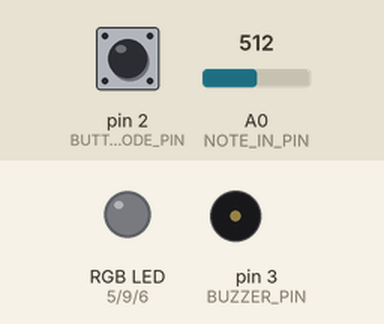
Simulated run of this sketch. Board: Arduino Uno, built with avr-gcc and run on an emulated ATmega328P. Parts: an RGB LED mixed from three pins (HIGH = lit), buzzer (waves = sounding). Inputs (shaded band) come from the test bench; at power-on: pin 2 (BUTTON_MODE_PIN) LOW, A0 (NOTE_IN_PIN) = 512.

Above: at 1.2 s.
1.3 s: pin 2 (BUTTON_MODE_PIN) pulsed HIGH 5 times (0.12 s each, 0.3 s apart)
At 3.2 s:
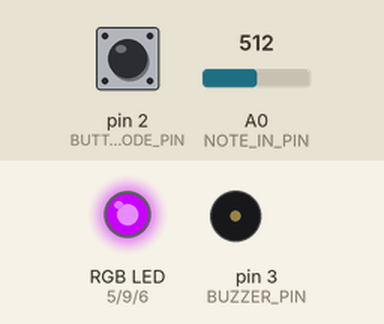
4.3 s: pin 2 (BUTTON_MODE_PIN) pulled HIGH for 0.15 s
At 4.6 s:
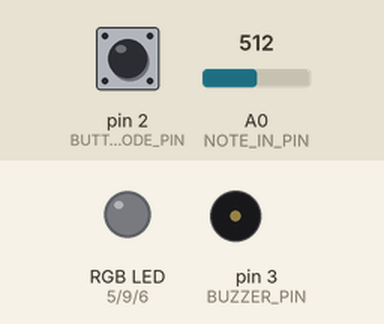
5.9 s: pin 2 (BUTTON_MODE_PIN) pulled HIGH for 1 s
At 7.0 s:
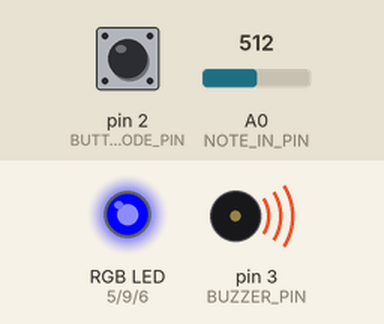
8.4 s: A0 (NOTE_IN_PIN) set to 0
At 8.9 s:
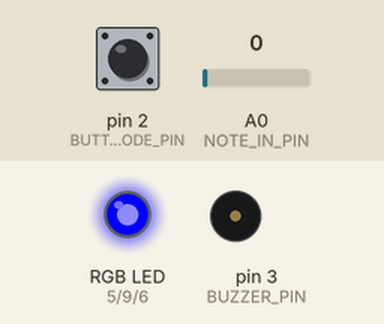
9.9 s: pin 2 (BUTTON_MODE_PIN) pulled HIGH for 0.15 s
At 11.1 s:
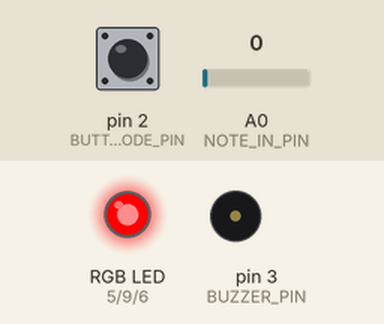
11.5 s: A0 (NOTE_IN_PIN) set to 20
At 12.5 s:
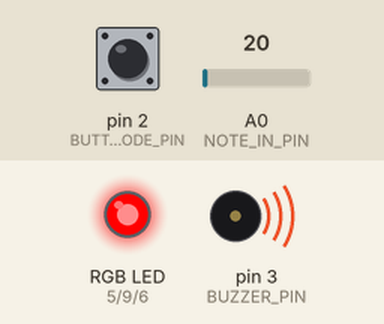
Timing chart, 0 to 14.0 s (numbered marks = the images above; inputs shaded):
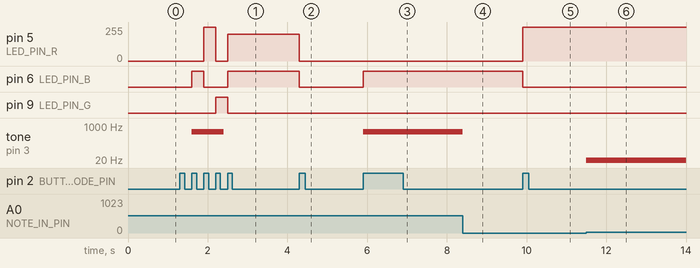

The sketch:

Hearty_Martin-John_etudeThree.ino
```cpp
/********************** ETUDE 3 CART 360 2019 *******************************
   WELCOME!
   THE PURPOSE OF THIS EXERCISE IS TO DESIGN A VERY SIMPLE KEYBOARD (5 KEYS)
   WHICH ALLOWS YOU TO PLAY LIVE, RECORD, AND PLAYBACK SINGLE NOTES (NO CHORDS).
   THERE WILL BE A BUTTON WHICH WHEN PRESSED WILL TAKE THE USER TO THE NEXT MODE:
   THERE ARE 5 POSSIBLE MODES
   0 ==  reset    ==   led off == also resets
   1 ==  live     ==   led BLUE
   2 ==  record   ==   led RED
   3 ==  play     ==   led GREEN
   4 ==  loopMODE ==   led PURPLE

   ADDITIONALLY - WHEN THE USER CHANGES MODE,
   THE RGB LED WILL CHANGE COLOR (ACCORDING TO THE SPECIFICATIONS)

   PLEASE FOLLOW THE INSTRUCTIONS IN THE COMMENTS:
   DO NOT ADD ANY MORE FUNCTION DEFINITIONS
   ONLY IMPLEMENT THE FUNCTION DEFINITIONS SUPPLIED
   THERE IS NO NEED TO ADD ANY NEW VARIABLES OR CONSTANTS
   PROVIDE COMMENTS FOR ANY OF THE CODE IMPLEMENTED
   GOOD LUCK!
*/
/**** CONSTANTS ********************************************************/

#define BUTTON_MODE_PIN 2 // Button to change the mode

// constants for RGB LED
#define LED_PIN_R 5 // R PIN
#define LED_PIN_G 9 // G PIN
#define LED_PIN_B 6 // B PIN

// constant for note in (button-resistor ladder on breadboard)
# define NOTE_IN_PIN A0

//constant for max number of notes in array
#define MAX_NOTES 16

// a constant for duration
const int duration = 200;

// constant for pin to output for buzzer
#define BUZZER_PIN 3 // PWM

/******** VARIABLES *****************************************************/
// counter for how many notes we have
int countNotes = 0;
// array to hold the notes played (for record/play mode)
int notes [MAX_NOTES];
int mode = 0; // start at off
int prevButtonState = LOW;

/*************************************************************************/


/**********************SETUP() DO NOT CHANGE*******************************/
// Declare pin mode for the single digital input
void setup()
{
  pinMode(BUTTON_MODE_PIN, INPUT);
}

/**********************LOOP() DO NOT CHANGE *******************************
   INSTRUCTIONS:
   There is NO NEED to change the loop - it establishes the flow of the program
   We call here 3 functions repeatedly:
   1: chooseMode(): this function will determine the mode that your program is in
   based on if the button (linked to the BUTTON_MODE_PIN) was pressed
   2: setRGB(): will set the color of the RGB LED based on the value of the mode variable
   3: selectMode(): will determine which function to call based on the value of the mode variable

**************************************************************************/
void loop()
{
  chooseMode();
  setRGB();
  selectMode();
}
/******************CHOOSEMODE(): IMPLEMENT *********************************
   INSTRUCTIONS:
   Read the value from the Button (linked to the BUTTON_MODE_PIN) and
   if is being pressed then change the mode variable.
   REMEMBER:
   mode == 0 is reset
   mode == 1 is live
   mode == 2 is record
   mode == 3 is play
   mode == 4 is loopMode
   Every time the user presses the button, the program will go to the next mode,
   once it reaches 4, it should go back to mode == 0.
   (i.e. if mode ==2 and we press, then mode ==3) ...
**************************************************************************/
void chooseMode() {
  //check if the button is pressed once
  if (digitalRead(BUTTON_MODE_PIN) != prevButtonState && digitalRead(BUTTON_MODE_PIN) == HIGH) {
    //if the mode is not equal to 4 then incresase mode by one else reset to 0
    mode != 4 ? mode++ : mode = 0;
  }
  prevButtonState = digitalRead(BUTTON_MODE_PIN);

}

/******************SETRGB(): IMPLEMENT *********************************
   INSTRUCTIONS:
   Depending on the value of the mode variable:
   if the mode is 0 - RGB LED IS OFF
   if the mode is 1 - RGB LED IS BLUE
   if mode is 2 - RGB LED IS RED
   if mode is 3 - RGB LED IS GREEN
   if mode is 4 - RGB LED iS PURPLE
   YOU MUST USE A SWITCH CASE CONSTRUCT (NOT A SERIES OF IF / ELSE STATEMENTS
**************************************************************************/
void setRGB()
{
  //switch statment for different modes affect the colour of the RGB LED
  switch (mode) {
    case 1:
      //BLUE
      analogWrite(LED_PIN_R, 0);
      analogWrite(LED_PIN_G, 0);
      analogWrite(LED_PIN_B, 255);
      break;
    case 2:
      //RED
      analogWrite(LED_PIN_R, 255);
      analogWrite(LED_PIN_G, 0);
      analogWrite(LED_PIN_B, 0);
      break;
    case 3:
      //GREEN
      analogWrite(LED_PIN_R, 0);
      analogWrite(LED_PIN_G, 255);
      analogWrite(LED_PIN_B, 0);
      break;
    case 4:
      //PURPLE
      analogWrite(LED_PIN_R, 200);
      analogWrite(LED_PIN_G, 0);
      analogWrite(LED_PIN_B, 255);
      break;
    default:
      //OFF
      analogWrite(LED_PIN_R, 0);
      analogWrite(LED_PIN_G, 0);
      analogWrite(LED_PIN_B, 0);
  }
}
/**********************SELECTMODE() DO NOT CHANGE *******************************
   INSTRUCTIONS:
   There is NO NEED to change this function - it selects WHICH function should run based on the mode variable
   There are 4 possibilities
   1: reset(): this function will reset any arrays etc, and will do nothing else
   2: live(): this function will play the corresponding notes
   to the user pressing the respective buttons.
   NOTE:: the notes played are NOT stored
   3: record(): this function will play the corresponding notes
   to the user pressing the respective buttons
   AND will STORE up to 16 consecutive notes in an array.
   4: play(): this function will playback any notes stored in the array that were recorded
   in the previous mode
   5: loopMode(): this function will playback any notes stored in the array that were recorded,
   BUT unlike the previous mode, you can choose in which sequence the notes are played.
   REQUIRED: only play notes from the array (no live stuff)

******************************************************************************/
void selectMode()
{
  if (mode == 0) {
    reset();
  }
  else if (mode == 1) {
    live();
  }
  else if (mode == 2) {
    record();
  }

  else if (mode == 3) {
    play();
  }

  else if (mode == 4) {
    loopMode();
  }
}
/******************RESET(): IMPLEMENT **************************************
   INSTRUCTIONS:
   this function should ensure that any notes recorded are no longer available
**************************************************************************/
void reset()
{
  //rest countNotes to 0
  countNotes = 0;

  //loops through notes array and sets all values in array to 0
  for (int i = 0; i < MAX_NOTES;  ++i ) {
    notes[i] = 0;
  }

}
/******************LIVE(): IMPLEMENT **************************************
   INSTRUCTIONS:
   this function will play the corresponding notes
   to the user pressing the respective buttons
   NOTE:: the notes played are NOT stored
   SO: you need read in the input from the analog input (linked to the button-resistor ladder combo)
   THEN - output the note to the buzzer using the tone() function
**************************************************************************/
void live()
{
  //Output not to buzzer using the tone() function
  tone(BUZZER_PIN, analogRead(NOTE_IN_PIN), duration);
}
/******************RECORD(): IMPLEMENT **********************************
   INSTRUCTIONS:
   this function will play the corresponding notes
   to the user pressing the respective buttons
   AND will STORE up to 16 consecutive notes in an array.
   SO:you need read in the input from the analog input (linked to the button-resistor ladder combo)
   AND - output the note to the buzzer using the tone() function
   THEN store that note in the array  - BE CAREFUL - you can only allow for up to MAX_NOTES to be stored
**************************************************************************/
void record()
{
  // check if countNotes is less than MAX_NOTES
  if (countNotes < MAX_NOTES) {
    //Output not to buzzer using the tone() function
    tone(BUZZER_PIN, analogRead(NOTE_IN_PIN), duration);
    //if the NOTE_IN_PIN is pressed (bigger than 10)
    if (analogRead(NOTE_IN_PIN) > 10) {
      //make the current note equal the value of the NOTE_IN_PIN
      notes[countNotes] = analogRead(NOTE_IN_PIN);
      // if the current note value is not equal to 0 and the button is not being pressed
    } else if (notes[countNotes] != 0 && analogRead(NOTE_IN_PIN) == 0) {
      //increment the countNotes by one
      countNotes++;
    }
  }
}
/******************PLAY(): IMPLEMENT ************************************
   INSTRUCTIONS:
   this function will playback any notes stored in the array that were recorded
   in the previous mode
   SO: you need to go through the array of values (be careful - the user may not have put in MAX_NOTES)
   READ each value IN ORDER
   AND output each note to the buzzer using the tone() function
   ALSO: as long as we are in this mode, the notes are played over and over again
   BE CAREFUL: make sure you allow for the user to get to another mode from the mode button...
**************************************************************************/
void play()
{
  // loop throught the notes array in asending order
  for ( int i = 0; i < countNotes;  ++i ) {
    //if the button_mode is pressed break from the loop
    if (digitalRead(BUTTON_MODE_PIN) == HIGH) {
      break;
    }
    //Output not to buzzer using the tone() function
    tone(BUZZER_PIN, notes[i], duration);
    delay(duration);
  }
}
/******************LOOPMODE(): IMPLEMENT *********************************
   INSTRUCTIONS:
   this function will playback any notes stored in the array that were recorded
   in the previous mode
   SO: you need to go through the array of values (be careful - the user may not have put in MAX_NOTES)
   READ values IN ANY ORDERING (You MUST use the array - but you can determine your own sequence)
   AND output each note to the buzzer using the tone() function
   ALSO: as long as we are in this mode, the notes are played over and over again
   BE CAREFUL: make sure you allow for the user to get to another mode from the mode button...
**************************************************************************/
void loopMode()
{
  // loop throught the notes array in desending order
  for ( int i = countNotes - 1; i >= 0;  --i ) {
    //if the button_mode is pressed break from the loop
    if (digitalRead(BUTTON_MODE_PIN) == HIGH) {
      break;
    }
    //Output not to buzzer using the tone() function
    tone(BUZZER_PIN, notes[i], duration);
    delay(duration);
  }
}

/**************************************************************************/
```

Measured:
- after the input at 1.3 s, pin 5 (LED_PIN_R): 0/255 → 255/255 after 0.60 s, → 0/255 0.30 s later, → 200/255 0.30 s later; pin 6 (LED_PIN_B): LOW → HIGH after 0.30 s, → LOW 0.30 s later, → HIGH 0.60 s later; pin 9 (LED_PIN_G): LOW → HIGH after 0.90 s, → LOW 0.30 s later; tone on pin 3 (BUZZER_PIN): silent → 512 Hz after 0.30 s, → silent 0.80 s later
- after the input at 4.3 s, pin 5 (LED_PIN_R): 200/255 → 0/255 at once; pin 6 (LED_PIN_B): HIGH → LOW at once
- after the input at 5.9 s, pin 6 (LED_PIN_B): LOW → HIGH at once; tone on pin 3 (BUZZER_PIN): silent → 512 Hz at once
- after the input at 8.4 s, tone on pin 3 (BUZZER_PIN): 512 Hz → silent at once
- after the input at 9.9 s, pin 5 (LED_PIN_R): 0/255 → 255/255 at once; pin 6 (LED_PIN_B): HIGH → LOW at once
- after the input at 11.5 s, tone on pin 3 (BUZZER_PIN): silent → 20 Hz at once
